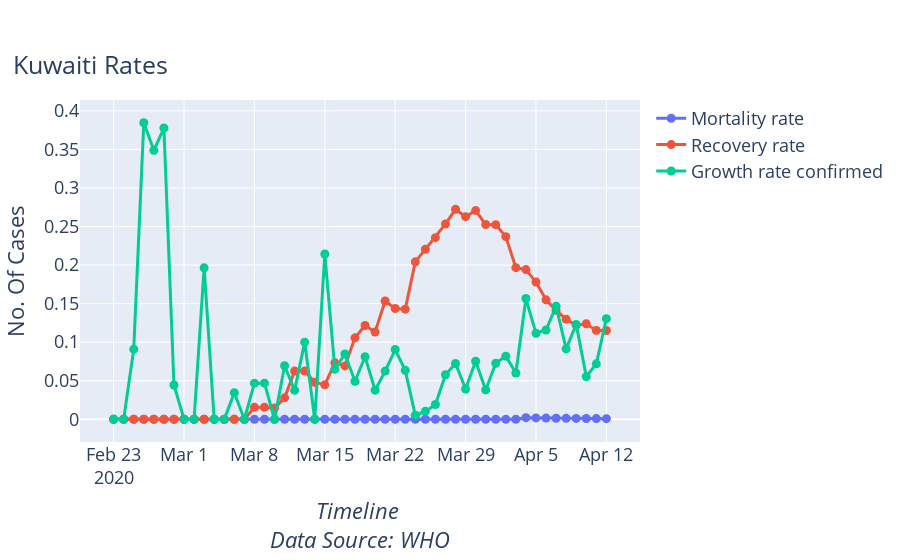

The notebook cell this image was saved under:
### Code cell
#hide_input
plot_diff_metrics(ku_df).show()
